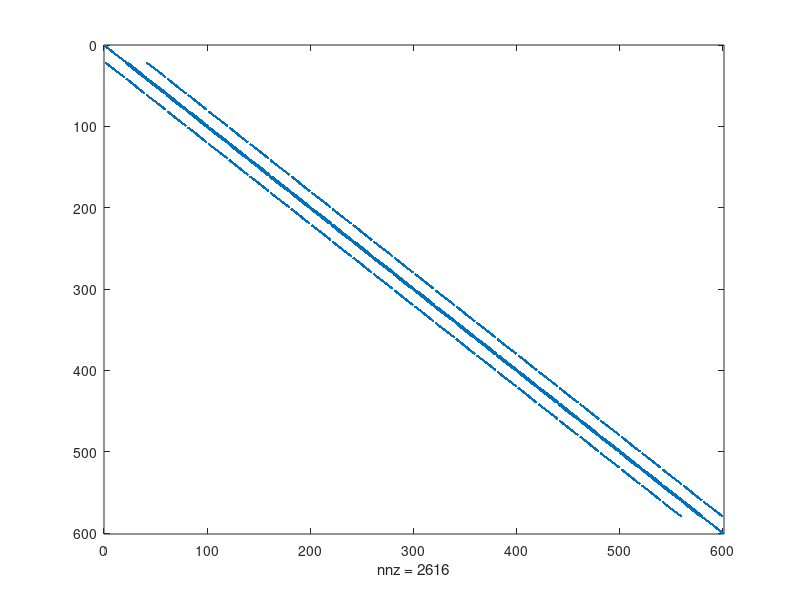
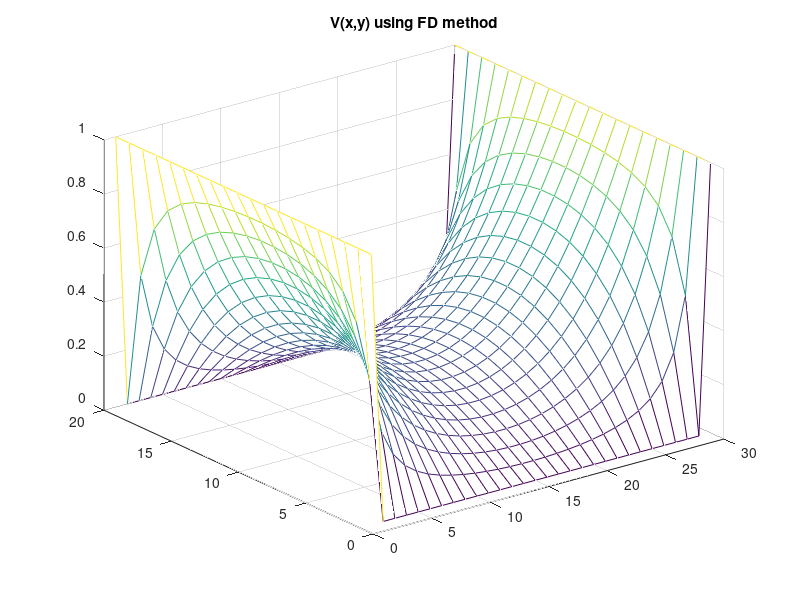
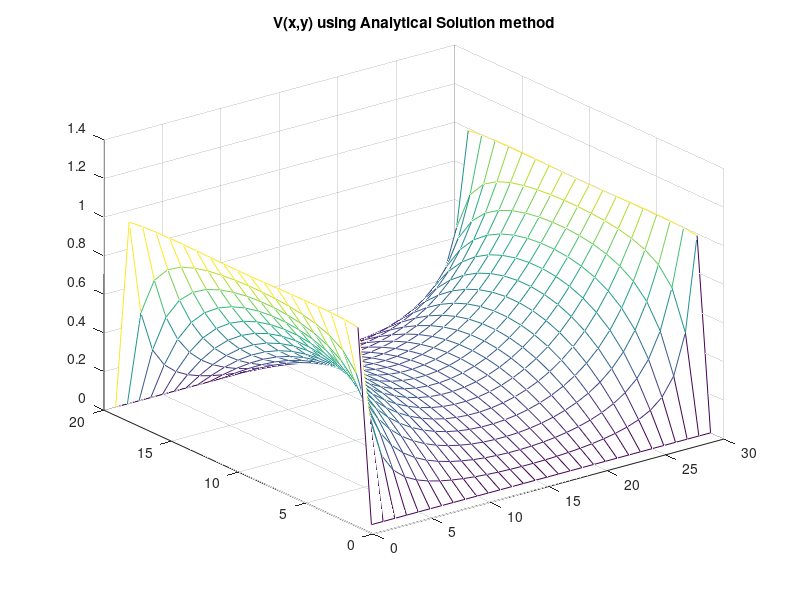

These charts were generated, in order, by the following MATLAB code:
clear;
clc;

W=20;
L=30;
V0=1;
G=sparse(W*L,W*L);

%n:i,j  
%nl:i,j-1    
%nr:i,j+1
for i=1:(W*L)
    if i <= W || i > (L-1)*W
        G(i,i)=1;
    end
end

for j=2:(L-1)
    for i=1:W
        n = i+(j-1)*W;
        a= i+(j-2)*W;
        d= i+j*W;
        w= (i-1)+(j-1)*W;
        s= (i+1)+(j-1)*W;
        if i==1||i==W
            G(n,n)=1;
        else
            G(n,a)=1;
            G(n,n)=-4;
            G(n,d)=1;
            G(n,s)=1;
            G(n,w)=1;
        end      
    end
end
figure(1);
spy(G);

F=sparse(W*L,1);
for i=1:(W*L)
    if i <= W || i > (L-1)*W
        F(i,1)=V0;
    end
end

V=G\F;

for i=1:W
    for j=1:L
        n=i+(j-1)*W;
        Emap(i,j) = V(n);
    end
end
figure(2);
mesh(Emap);
title('V(x,y) using FD method');

% Analytical Solution
N=300;
Vas=zeros(W,L);
b = L/2;
a = W;
x=linspace(-b,b,30);
y=linspace(0,a,20);
[xx,yy]=meshgrid(x,y);
figure(3);
for n = 1:2:N
    Vp =(4*V0/pi)*(1/n)*(cosh(n*pi*xx/a)/cosh(n*pi*b/a)).*(sin(n*pi*yy/a));   
    Vas =Vas + Vp ;
    mesh(Vas);
    title('V(x,y) using Analytical Solution method');
    % pause(0.01);
end

